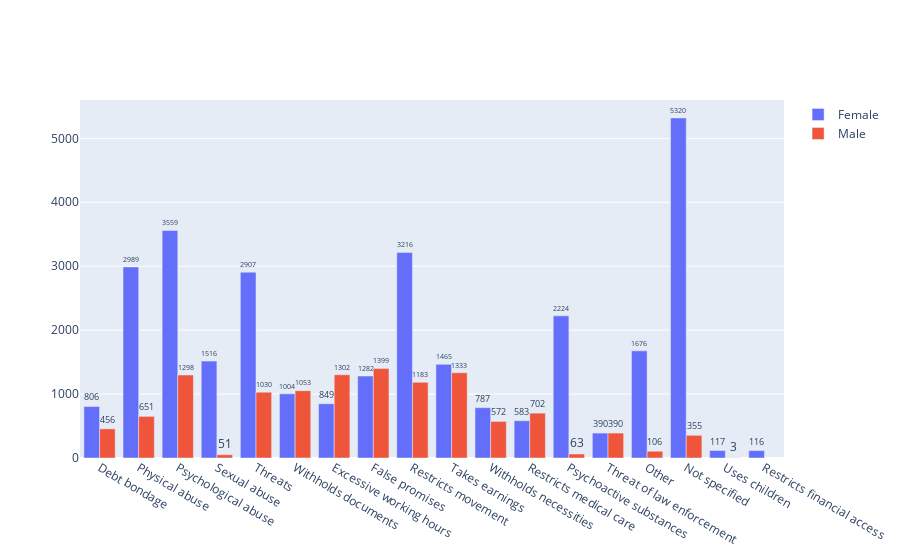

The notebook cell this image was saved under:
### Code cell
data['meansOfControlConcatenated'] = data['meansOfControlConcatenated'].str.replace('Abuse', 'abuse', regex=True)
data_bar_f = data[(data.meansOfControlConcatenated.notna()) & (data.gender == 'Female')].meansOfControlConcatenated.apply(lambda x: pd.value_counts(str(x).split(";"))).sum(axis = 0)
data_bar_m = data[(data.meansOfControlConcatenated.notna()) & (data.gender == 'Male')].meansOfControlConcatenated.apply(lambda x: pd.value_counts(str(x).split(";"))).sum(axis = 0)
fig = go.Figure(data=[
    go.Bar(name='Female', x=data_bar_f.index, y=data_bar_f),
    go.Bar(name='Male', x=data_bar_m.index, y=data_bar_m)
])
fig.update_traces(texttemplate='%{value}', textposition='outside')
fig.update_layout(hovermode='x')
fig.show()

### Figure 1 — Plotly figure (JSON) as saved in the notebook; plotly's stock layout.template omitted (floating-point values rounded to 4 significant figures)
{"data": [{"name": "Female", "textposition": "outside", "texttemplate": "%{value}", "type": "bar", "x": ["Debt bondage", "Physical abuse", "Psychological abuse", "Sexual abuse", "Threats", "Withholds documents", "Excessive working hours", "False promises", "Restricts movement", "Takes earnings", "Withholds necessities", "Restricts medical care", "Psychoactive substances", "Threat of law enforcement", "Other", "Not specified", "Uses children", "Restricts financial access"], "y": [806, 2989, 3559, 1516, 2907, 1004, 849, 1282, 3216, 1465, 787, 583, 2224, 390, 1676, 5320, 117, 116]}, {"name": "Male", "textposition": "outside", "texttemplate": "%{value}", "type": "bar", "x": ["Debt bondage", "Excessive working hours", "False promises", "Physical abuse", "Psychoactive substances", "Psychological abuse", "Restricts medical care", "Restricts movement", "Sexual abuse", "Takes earnings", "Threat of law enforcement", "Threats", "Withholds documents", "Withholds necessities", "Other", "Not specified", "Uses children"], "y": [456, 1302, 1399, 651, 63, 1298, 702, 1183, 51, 1333, 390, 1030, 1053, 572, 106, 355, 3]}], "layout": {"hovermode": "x"}}
